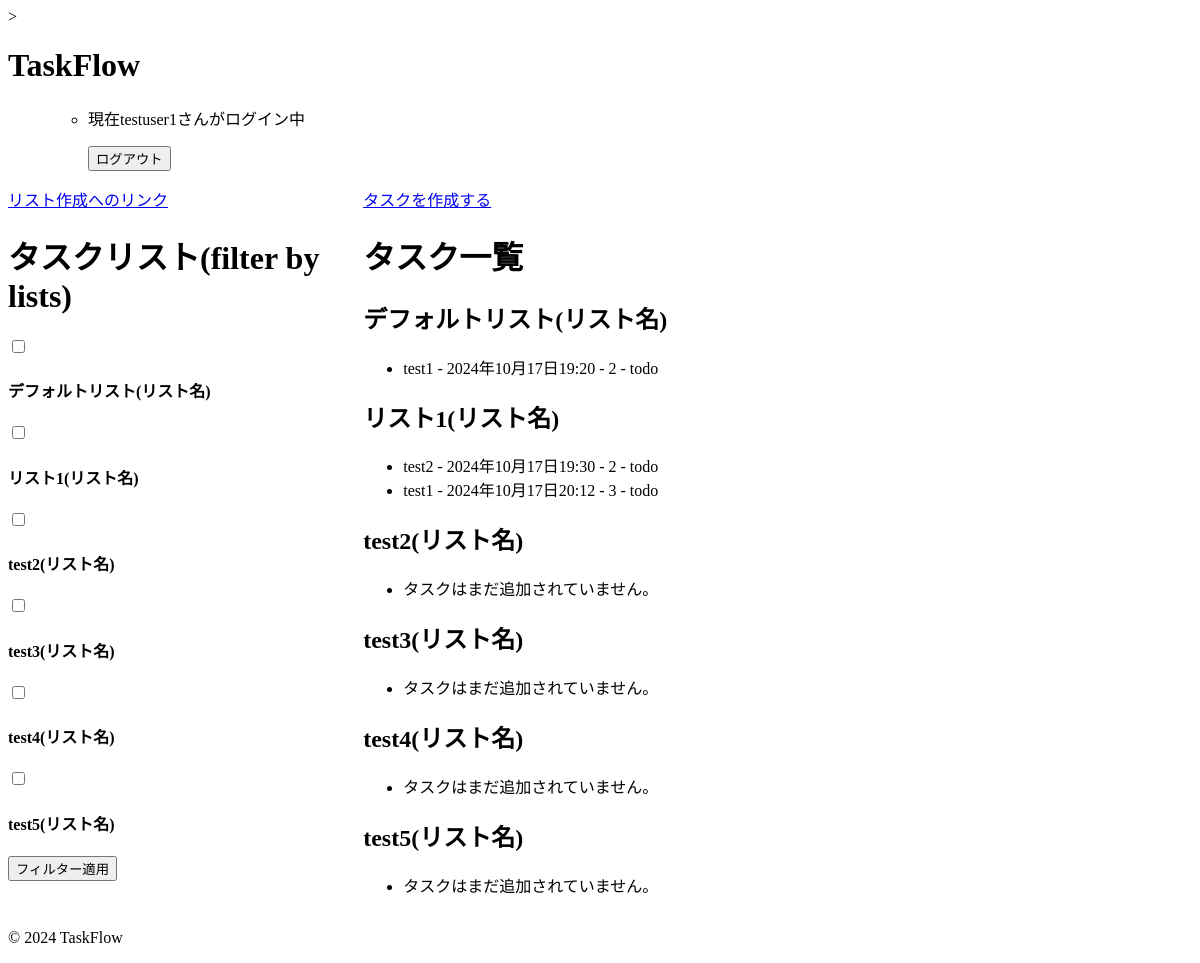
The app's page /tasks/ (signed in), older data.
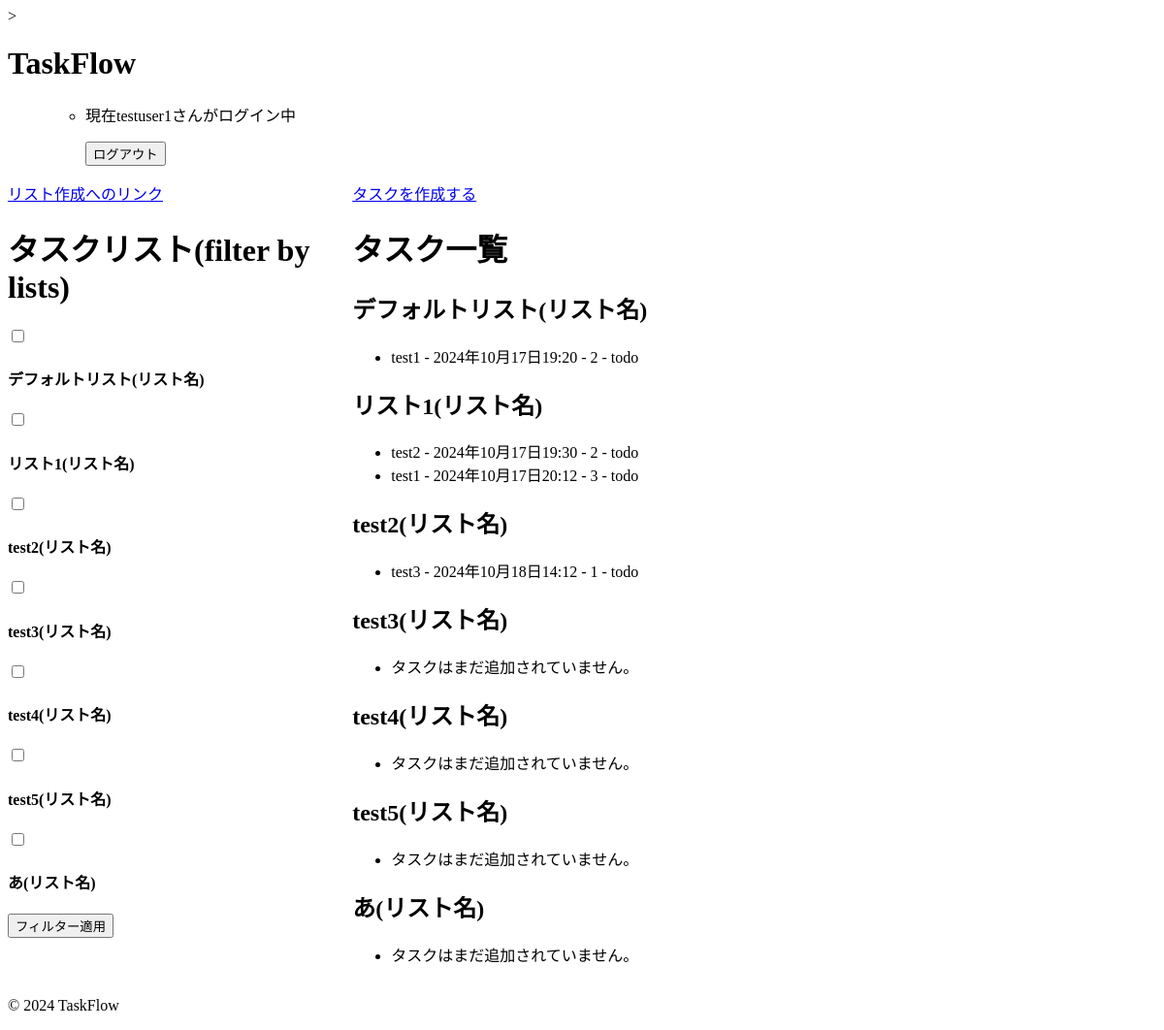
The same page, newer data.
### accounts/models.py (models this page shows)
class CustomUser(AbstractUser):
    username=models.CharField(max_length=20,null=False,unique=True) #ユーザーネーム
    age=models.IntegerField(null=True, blank=True) #年齢
    mail=models.EmailField(max_length=30,null=True, blank=True,unique=True) #メールアドレス

### todo_app/models.py (models this page shows, shortened)
class TaskList(models.Model):
    name=models.CharField(max_length=20) #リスト名

class TaskCreate(models.Model):
    title=models.CharField(max_length=20) #タスクのタイトル
    description=models.TextField(null=True,blank=True) #説明
    due_date=models.DateTimeField(default=timezone.now) #期日
    priority=models.IntegerField(choices=[(1, '高'), (2, '中'), (3, '低')]) #優先度(仮)
    user = models.ForeignKey(settings.AUTH_USER_MODEL, on_delete=models.CASCADE) #作成したユーザー
    list=models.ForeignKey(TaskList,on_delete=models.CASCADE,default=1) #リストモデルとの関係

### todo_app/views.py (the view)
# urls.py: path('tasks/', TaskListView.as_view(), name='task_list'),  # タスク一覧
class TaskListView(ListView):
    model = TaskCreate  # 表示するモデル
    template_name = 'todo_app/task_list.html'  # 使用するテンプレート
    context_object_name = 'tasks'  # テンプレートで使用するオブジェクト名
    def get_queryset(self):
        TaskList.objects.prefetch_related('taskcreate_set').all()
        list_ids=self.request.GET.getlist('list_ids')
        if list_ids:
            return TaskCreate.objects.filter(task_list__id__in=list_ids,user=self.request.user)
        else:
            return TaskCreate.objects.filter(user=self.request.user)
    def get_context_data(self, **kwargs):
        context = super().get_context_data(**kwargs)
        context['lists'] = TaskList.objects.all()  # すべてのリストをコンテキストに追加
        context['filtered_tasks']=self.get_queryset()
        return context

### templates/todo_app/task_list.html (shortened to what this page needs)
{% extends 'base.html' %}
{% block content %}
    <div class='container'>
        <div class='list-filter'>
            <a href="{%url 'list_create' %}">リスト作成へのリンク</a>
            <h1>タスクリスト(filter by lists)</h1>
            <form method='get' action=''>
                {% for list in lists %}
                    <input type='checkbox' name='list_filter' value='{{ list.id }}' id='list-{{ list.id }}'>
                    <label><h4>{{ list.name }}(リスト名)</h4></label>
                    {%endfor%}
                    <button type='submit'>フィルター適用</button>
                </form>
            </div>
            <div class='task-list'>
                <a href="{%url 'task_create' %}">タスクを作成する</a>
            <h1>タスク一覧</h1>
            {% for list in lists %}
                <h2>{{ list.name }}(リスト名)</h2>
                <ul>
                    {% for task in list.taskcreate_set.all %}
                        <li>{{ task.title }} - {{ task.due_date }} - {{ task.priority }} - {{ task.user.username }}</li>
                    {% empty %}
                        <li>タスクはまだ追加されていません。</li>
                    {% endfor %}
                </ul>
            {%endfor%}
        </div>
    </div>
{% endblock %}

### templates/base.html (shortened to what this page needs)
<!DOCTYPE html>
<html lang="ja">
<head>
</head>
<body>
    <header>
        <h1>TaskFlow</h1>
        <nav>
            <ul>
                <nav>
                    <ul>
                        {% if request.user.is_authenticated %}
                            <li>
                                <form action="{% url 'logout' %}" method="post">
                                    <p>現在{{ user.username }}さんがログイン中</p>
                                    <button type="submit">ログアウト</button>
                                </form>
                            </li>
                        {% else %}
                            <li><a href="{% url 'login' %}">ログイン</a></li>
                        {% endif %}
                    </ul>
                </nav>
            </ul>
        </nav>
    </header>
    <main>
        {% block content %}
        {% endblock %}
    </main>
    <footer>
        <p>&copy; 2024 TaskFlow</p>
    </footer>
</body>
</html>

### templates/todo_app/task_list.html (style rules this page uses)
.container { display: flex; }
.list-filter { width: 30%; dding-right: 20px; }
.task-list { width: 70%; }

Row changes from the older to the newer data that the page shows:
shown differently, row unchanged: TaskList "test2": no longer shows "タスクはまだ追加されていません。"
added TaskList: name "あ"
added TaskCreate: title "test3", due_date "2024年10月18日14:12", priority "1", user.username "todo", shown under TaskList "test2"
